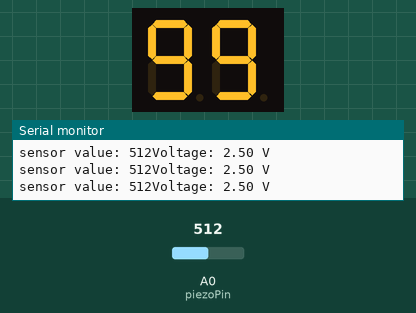
Simulated run of this sketch. Board: Arduino Uno, built with avr-gcc and run on an emulated ATmega328P. Shown: 2-digit seven-segment display, the last lines printed to the serial monitor. The inputs (shaded band) are chosen by the test bench; at power-on: A0 (piezoPin) = 512.

Above: at 1.2 s.
1.3 s: A0 (piezoPin) set to 89
At 2.5 s:
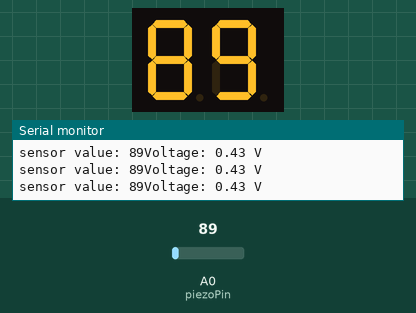
2.8 s: A0 (piezoPin) set to 0
At 3.9 s:
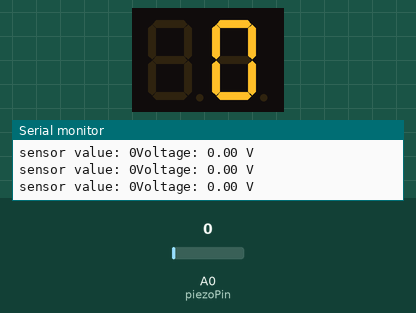
Timing chart, 0 to 5.8 s (numbered marks = the images above; inputs shaded):
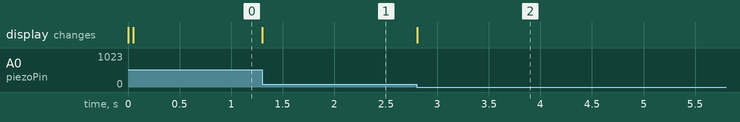

Measured:
- after the input at 1.3 s, the display: changes at once (image 1)
- after the input at 2.8 s, the display: changes at once (image 2)

The sketch:

check_piezo.ino
```cpp
/*
 * Basic project which tests a piezo voltage and display the value on a 2-digit 7 segment display.
 * Library used for using the display: https://github.com/DeanIsMe/SevSeg
 */

#include <SevSeg.h>

SevSeg sevseg;

const int piezoPin = A0;

unsigned long previousMillis = 0;
const long interval = 50;

int sensorValue = 0;
float voltage = 0;

void setup() {
  byte numDigits = 2;
  byte digitPins[] = {11, 12};
  byte segmentPins[] = {3, 4, 5, 6, 7, 8, 9, 10};
  bool resistorsOnSegments = true;
  byte hardwareConfig = COMMON_ANODE;
  bool updateWithDelays = false;
  bool leadingZeros = false;
  bool disableDecPoint = false;

  sevseg.begin(
    hardwareConfig,
    numDigits,
    digitPins,
    segmentPins,
    resistorsOnSegments,
    updateWithDelays,
    leadingZeros,
    disableDecPoint
  );

  Serial.begin(9600);
}

void doLoop() {
  sensorValue = analogRead(piezoPin);

  // Convert the sensor value to voltage (assuming 5V reference voltage)
  voltage = sensorValue * (5.0 / 1023.0);

  Serial.print("sensor value: ");
  Serial.print(sensorValue);

  Serial.print("Voltage: ");
  Serial.print(voltage);
  Serial.println(" V");
}

void loop() {
  sevseg.refreshDisplay();
  sevseg.setNumber(min(99, sensorValue));

  // not using delays because that can mess up the 7 segment display
  unsigned long currentMillis = millis();

  if (currentMillis - previousMillis >= interval) {
    previousMillis = currentMillis;

    doLoop();
  }
}
```
